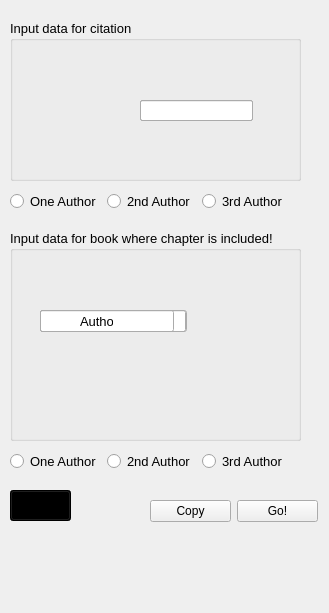
<?xml version="1.0" encoding="UTF-8"?>
<ui version="4.0">
 <class>ChapterCitationWindow</class>
 <widget class="QMainWindow" name="ChapterCitationWindow">
  <property name="geometry">
   <rect>
    <x>0</x>
    <y>0</y>
    <width>329</width>
    <height>613</height>
   </rect>
  </property>
  <property name="windowTitle">
   <string>MainWindow</string>
  </property>
  <widget class="QWidget" name="centralwidget">
   <widget class="QGroupBox" name="groupBox">
    <property name="geometry">
     <rect>
      <x>10</x>
      <y>20</y>
      <width>291</width>
      <height>161</height>
     </rect>
    </property>
    <property name="font">
     <font>
      <pointsize>10</pointsize>
     </font>
    </property>
    <property name="title">
     <string>Input data for citation</string>
    </property>
    <widget class="QLabel" name="label_author">
     <property name="geometry">
      <rect>
       <x>140</x>
       <y>80</y>
       <width>51</width>
       <height>21</height>
      </rect>
     </property>
     <property name="text">
      <string>Author</string>
     </property>
    </widget>
    <widget class="QLabel" name="label_year">
     <property name="geometry">
      <rect>
       <x>150</x>
       <y>80</y>
       <width>61</width>
       <height>21</height>
      </rect>
     </property>
     <property name="text">
      <string>Year</string>
     </property>
    </widget>
    <widget class="QLabel" name="label_title">
     <property name="geometry">
      <rect>
       <x>150</x>
       <y>80</y>
       <width>51</width>
       <height>21</height>
      </rect>
     </property>
     <property name="text">
      <string>Title</string>
     </property>
    </widget>
    <widget class="QLineEdit" name="lineedit_author">
     <property name="geometry">
      <rect>
       <x>130</x>
       <y>80</y>
       <width>113</width>
       <height>21</height>
      </rect>
     </property>
    </widget>
    <widget class="QLineEdit" name="lineedit_year">
     <property name="geometry">
      <rect>
       <x>130</x>
       <y>80</y>
       <width>113</width>
       <height>21</height>
      </rect>
     </property>
    </widget>
    <widget class="QLineEdit" name="lineedit_title">
     <property name="geometry">
      <rect>
       <x>130</x>
       <y>80</y>
       <width>113</width>
       <height>21</height>
      </rect>
     </property>
    </widget>
   </widget>
   <widget class="QWidget" name="layoutWidget">
    <property name="geometry">
     <rect>
      <x>10</x>
      <y>190</y>
      <width>278</width>
      <height>24</height>
     </rect>
    </property>
    <layout class="QHBoxLayout" name="radio_layout">
     <item>
      <widget class="QRadioButton" name="radio_1st">
       <property name="font">
        <font>
         <pointsize>10</pointsize>
        </font>
       </property>
       <property name="text">
        <string>One Author</string>
       </property>
      </widget>
     </item>
     <item>
      <widget class="QRadioButton" name="radio_2nd">
       <property name="font">
        <font>
         <pointsize>10</pointsize>
        </font>
       </property>
       <property name="text">
        <string>2nd Author</string>
       </property>
      </widget>
     </item>
     <item>
      <widget class="QRadioButton" name="radio_3rd">
       <property name="font">
        <font>
         <pointsize>10</pointsize>
        </font>
       </property>
       <property name="text">
        <string>3rd Author</string>
       </property>
      </widget>
     </item>
    </layout>
   </widget>
   <widget class="QGroupBox" name="groupBox_in">
    <property name="geometry">
     <rect>
      <x>10</x>
      <y>230</y>
      <width>291</width>
      <height>211</height>
     </rect>
    </property>
    <property name="font">
     <font>
      <pointsize>10</pointsize>
     </font>
    </property>
    <property name="title">
     <string>Input data for book where chapter is included!</string>
    </property>
    <widget class="QLabel" name="label_title_in">
     <property name="geometry">
      <rect>
       <x>80</x>
       <y>80</y>
       <width>20</width>
       <height>22</height>
      </rect>
     </property>
     <property name="font">
      <font>
       <pointsize>10</pointsize>
      </font>
     </property>
     <property name="text">
      <string>Title</string>
     </property>
    </widget>
    <widget class="QLabel" name="label_year_in">
     <property name="geometry">
      <rect>
       <x>120</x>
       <y>80</y>
       <width>22</width>
       <height>22</height>
      </rect>
     </property>
     <property name="font">
      <font>
       <pointsize>10</pointsize>
      </font>
     </property>
     <property name="text">
      <string>Year</string>
     </property>
    </widget>
    <widget class="QLineEdit" name="lineedit_author_in">
     <property name="geometry">
      <rect>
       <x>30</x>
       <y>80</y>
       <width>147</width>
       <height>22</height>
      </rect>
     </property>
     <property name="font">
      <font>
       <pointsize>10</pointsize>
      </font>
     </property>
    </widget>
    <widget class="QLabel" name="label_place_in">
     <property name="geometry">
      <rect>
       <x>60</x>
       <y>80</y>
       <width>41</width>
       <height>22</height>
      </rect>
     </property>
     <property name="font">
      <font>
       <pointsize>10</pointsize>
      </font>
     </property>
     <property name="text">
      <string>Place</string>
     </property>
    </widget>
    <widget class="QLineEdit" name="lineedit_place_in">
     <property name="geometry">
      <rect>
       <x>30</x>
       <y>80</y>
       <width>113</width>
       <height>21</height>
      </rect>
     </property>
    </widget>
    <widget class="QLineEdit" name="lineedit_year_in">
     <property name="geometry">
      <rect>
       <x>30</x>
       <y>80</y>
       <width>136</width>
       <height>22</height>
      </rect>
     </property>
     <property name="font">
      <font>
       <pointsize>10</pointsize>
      </font>
     </property>
    </widget>
    <widget class="QLineEdit" name="lineedit_publisher_in">
     <property name="geometry">
      <rect>
       <x>30</x>
       <y>80</y>
       <width>146</width>
       <height>22</height>
      </rect>
     </property>
     <property name="font">
      <font>
       <pointsize>10</pointsize>
      </font>
     </property>
    </widget>
    <widget class="QLabel" name="label_publisher_in">
     <property name="geometry">
      <rect>
       <x>60</x>
       <y>80</y>
       <width>61</width>
       <height>21</height>
      </rect>
     </property>
     <property name="text">
      <string>Publisher</string>
     </property>
    </widget>
    <widget class="QLineEdit" name="lineedit_title_in">
     <property name="geometry">
      <rect>
       <x>30</x>
       <y>80</y>
       <width>134</width>
       <height>22</height>
      </rect>
     </property>
     <property name="font">
      <font>
       <pointsize>10</pointsize>
      </font>
     </property>
    </widget>
    <widget class="QLabel" name="label_author_in">
     <property name="geometry">
      <rect>
       <x>70</x>
       <y>80</y>
       <width>33</width>
       <height>22</height>
      </rect>
     </property>
     <property name="font">
      <font>
       <pointsize>10</pointsize>
      </font>
     </property>
     <property name="text">
      <string>Author</string>
     </property>
    </widget>
   </widget>
   <widget class="QWidget" name="layoutWidget_2">
    <property name="geometry">
     <rect>
      <x>10</x>
      <y>450</y>
      <width>278</width>
      <height>24</height>
     </rect>
    </property>
    <layout class="QHBoxLayout" name="radio_layout_2">
     <item>
      <widget class="QRadioButton" name="radio_1st_in">
       <property name="font">
        <font>
         <pointsize>10</pointsize>
        </font>
       </property>
       <property name="text">
        <string>One Author</string>
       </property>
      </widget>
     </item>
     <item>
      <widget class="QRadioButton" name="radio_2nd_in">
       <property name="font">
        <font>
         <pointsize>10</pointsize>
        </font>
       </property>
       <property name="text">
        <string>2nd Author</string>
       </property>
      </widget>
     </item>
     <item>
      <widget class="QRadioButton" name="radio_3rd_in">
       <property name="font">
        <font>
         <pointsize>10</pointsize>
        </font>
       </property>
       <property name="text">
        <string>3rd Author</string>
       </property>
      </widget>
     </item>
    </layout>
   </widget>
   <widget class="QPushButton" name="button_back">
    <property name="geometry">
     <rect>
      <x>10</x>
      <y>490</y>
      <width>61</width>
      <height>31</height>
     </rect>
    </property>
    <property name="styleSheet">
     <string notr="true">QPushButton{
background-color:#000000;
}

QPushButton:Pressed{
background-color:#24c8c8;
}</string>
    </property>
    <property name="text">
     <string/>
    </property>
   </widget>
   <widget class="QWidget" name="layoutWidget_3">
    <property name="geometry">
     <rect>
      <x>150</x>
      <y>500</y>
      <width>168</width>
      <height>23</height>
     </rect>
    </property>
    <layout class="QHBoxLayout" name="horizontalLayout_5">
     <item>
      <widget class="QPushButton" name="button_copy">
       <property name="text">
        <string>Copy</string>
       </property>
      </widget>
     </item>
     <item>
      <widget class="QPushButton" name="button_go">
       <property name="text">
        <string>Go!</string>
       </property>
      </widget>
     </item>
    </layout>
   </widget>
   <widget class="QLabel" name="label_copy">
    <property name="geometry">
     <rect>
      <x>150</x>
      <y>480</y>
      <width>91</width>
      <height>16</height>
     </rect>
    </property>
    <property name="text">
     <string/>
    </property>
   </widget>
   <widget class="QLabel" name="label_result">
    <property name="geometry">
     <rect>
      <x>20</x>
      <y>540</y>
      <width>251</width>
      <height>71</height>
     </rect>
    </property>
    <property name="font">
     <font>
      <family>Cambria</family>
      <pointsize>11</pointsize>
     </font>
    </property>
    <property name="text">
     <string/>
    </property>
   </widget>
  </widget>
  <widget class="QMenuBar" name="menubar">
   <property name="geometry">
    <rect>
     <x>0</x>
     <y>0</y>
     <width>329</width>
     <height>20</height>
    </rect>
   </property>
  </widget>
 </widget>
 <tabstops>
  <tabstop>lineedit_author</tabstop>
  <tabstop>lineedit_year</tabstop>
  <tabstop>lineedit_title</tabstop>
  <tabstop>lineedit_author_in</tabstop>
  <tabstop>lineedit_year_in</tabstop>
  <tabstop>lineedit_title_in</tabstop>
  <tabstop>lineedit_place_in</tabstop>
  <tabstop>lineedit_publisher_in</tabstop>
  <tabstop>button_go</tabstop>
  <tabstop>radio_1st</tabstop>
  <tabstop>radio_2nd</tabstop>
  <tabstop>radio_3rd</tabstop>
  <tabstop>radio_1st_in</tabstop>
  <tabstop>radio_2nd_in</tabstop>
  <tabstop>radio_3rd_in</tabstop>
  <tabstop>button_copy</tabstop>
  <tabstop>button_back</tabstop>
 </tabstops>
 <resources/>
 <connections/>
</ui>
